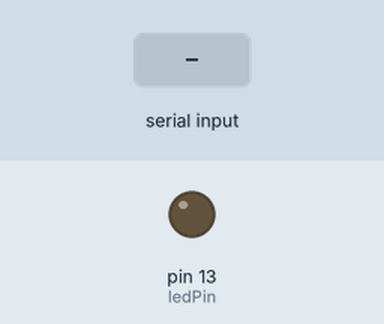
A sketch run on a simulated Arduino Uno, built with avr-gcc and run on an emulated ATmega328P. On the bench: output pins drawn as LEDs (lit = HIGH). The test bench sets the inputs (shaded band).

Above: at 1.2 s.
1.3 s: byte 90 received over Serial
At 1.8 s:
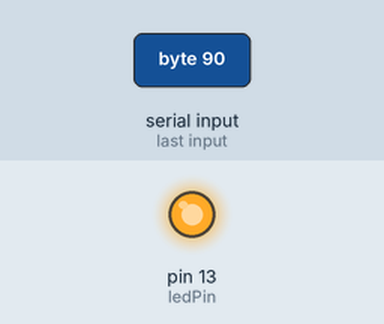
Timing chart, 0 to 4.3 s (numbered marks = the images above; inputs shaded):
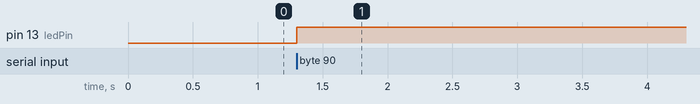

The sketch:

main.ino
```cpp
/*
 * =====================================================================================
 *
 *       Filename:  main.ino
 *
 *    Description:  Sketch for LED Control using Android Application
 *
 *        Version:  1.0
 *        Created:  Saturday 3 March 2012 22:36:21  IST
 *       Revision:  none
 *       Compiler:  arduino
 *
 *         Author:  Ashish Ranjan (Jalan), hi.ashish26@gmail.com
 *        Company:  IIT, Madras
 *
 * =====================================================================================
 */


/*
(a) Serial.begin(long): Sets the data rate in bits per second (baud) for serial data transmission.
                        Returns:
                            Nothing.
(b) Serial.available(): Gets the number of bytes (characters) available for reading from the serial port.
                        This is data that's already arrived and stored in the serial receive buffer (which holds 128 bytes).
                        available() inherits from the Stream utility class.
                        Returns:
                            The number of bytes available to read - int.
(c) Serial.read()     : Reads incoming serial data.
                        read() inherits from the Stream utility class.
                        Returns:
                            The first byte of incoming serial data available (or -1 if no data is available) - int.
*/

int ledPin = 13;
int byteInput = 0;

void setup() {
  pinMode(ledPin, OUTPUT);
  Serial.begin(57600);      // Opens serial port, sets data rate to 57600 bps
}

void loop() {
  while (Serial.available() == 0);

  byteInput = Serial.read();
  int ledLevel = map(byteInput, 0, 100, 0, 255);
  analogWrite(ledPin, ledLevel);

  Serial.flush();
}
```

Measured:
- after the input at 1.3 s, pin 13 (ledPin): LOW → HIGH at once
